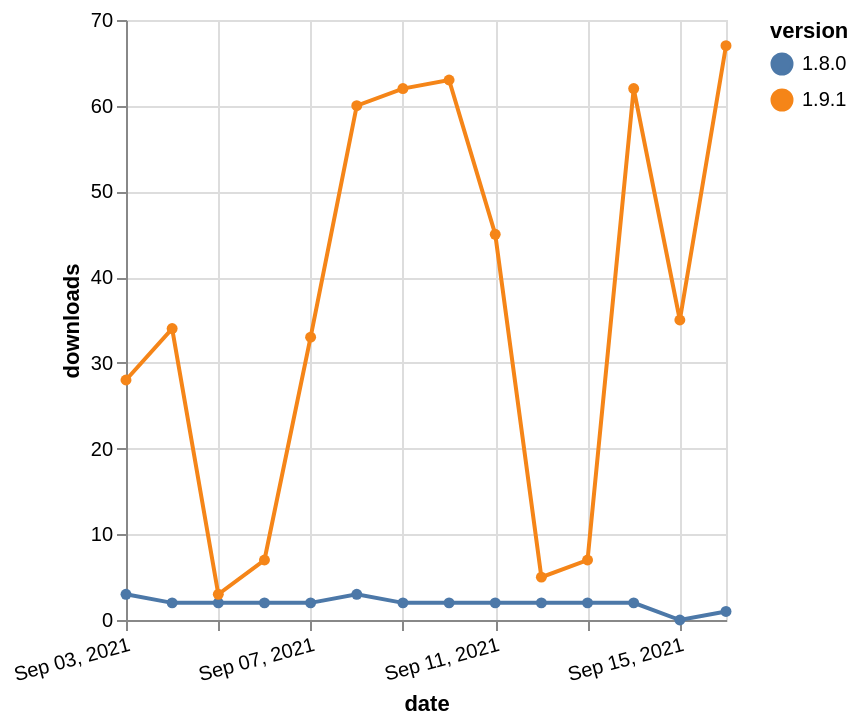

Express this chart as Vega-Lite.
### Vega-Lite specification from a JSON file in a GitHub repository (floating-point values rounded to 4 significant figures)
{"$schema": "https://vega.github.io/schema/vega-lite/v5.json", "description": "A simple bar chart with embedded data.", "data": {"values": [{"date": "2021-09-03", "total": 2744, "delta": 3, "version": "1.8.0"}, {"date": "2021-09-04", "total": 2746, "delta": 2, "version": "1.8.0"}, {"date": "2021-09-05", "total": 2748, "delta": 2, "version": "1.8.0"}, {"date": "2021-09-06", "total": 2750, "delta": 2, "version": "1.8.0"}, {"date": "2021-09-07", "total": 2752, "delta": 2, "version": "1.8.0"}, {"date": "2021-09-08", "total": 2755, "delta": 3, "version": "1.8.0"}, {"date": "2021-09-09", "total": 2757, "delta": 2, "version": "1.8.0"}, {"date": "2021-09-10", "total": 2759, "delta": 2, "version": "1.8.0"}, {"date": "2021-09-11", "total": 2761, "delta": 2, "version": "1.8.0"}, {"date": "2021-09-12", "total": 2763, "delta": 2, "version": "1.8.0"}, {"date": "2021-09-13", "total": 2765, "delta": 2, "version": "1.8.0"}, {"date": "2021-09-14", "total": 2767, "delta": 2, "version": "1.8.0"}, {"date": "2021-09-15", "total": 2767, "delta": 0, "version": "1.8.0"}, {"date": "2021-09-16", "total": 2768, "delta": 1, "version": "1.8.0"}, {"date": "2021-09-03", "total": 65684, "delta": 28, "version": "1.9.1"}, {"date": "2021-09-04", "total": 65718, "delta": 34, "version": "1.9.1"}, {"date": "2021-09-05", "total": 65721, "delta": 3, "version": "1.9.1"}, {"date": "2021-09-06", "total": 65728, "delta": 7, "version": "1.9.1"}, {"date": "2021-09-07", "total": 65761, "delta": 33, "version": "1.9.1"}, {"date": "2021-09-08", "total": 65821, "delta": 60, "version": "1.9.1"}, {"date": "2021-09-09", "total": 65883, "delta": 62, "version": "1.9.1"}, {"date": "2021-09-10", "total": 65946, "delta": 63, "version": "1.9.1"}, {"date": "2021-09-11", "total": 65991, "delta": 45, "version": "1.9.1"}, {"date": "2021-09-12", "total": 65996, "delta": 5, "version": "1.9.1"}, {"date": "2021-09-13", "total": 66003, "delta": 7, "version": "1.9.1"}, {"date": "2021-09-14", "total": 66065, "delta": 62, "version": "1.9.1"}, {"date": "2021-09-15", "total": 66100, "delta": 35, "version": "1.9.1"}, {"date": "2021-09-16", "total": 66167, "delta": 67, "version": "1.9.1"}]}, "width": "container", "mark": {"type": "line", "point": {"filled": true}}, "encoding": {"x": {"field": "date", "type": "temporal", "timeUnit": "yearmonthdate", "title": "date", "axis": {"labelAngle": -15}}, "y": {"field": "delta", "type": "quantitative", "title": "downloads"}, "color": {"field": "version", "type": "nominal"}, "tooltip": {"field": "delta"}}}
